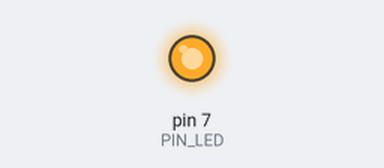
A sketch run on a simulated Arduino Uno, built with avr-gcc and run on an emulated ATmega328P. On the bench: output pins drawn as LEDs (lit = HIGH). What the sketch prints to the serial monitor is not drawn.

Above: at 0.5 s.
At 1.85 s:
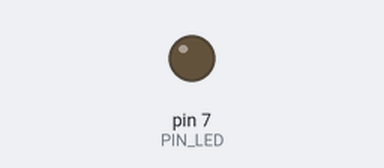
Timing chart, 0 to 3.0 s (numbered marks = the images above):
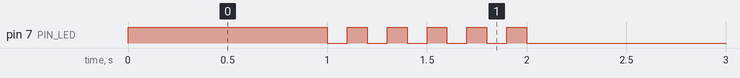

The sketch:

05_practice_2.ino
```cpp
#define PIN_LED 7

void setup() {
  // put your setup code here, to run once:
  Serial.begin(115200);
  pinMode(PIN_LED, OUTPUT);
  Serial.println("Hello World");

}
int mode = 1;
void loop() {
  // put your main code here, to run repeatedly:
  fun(mode);
  mode+=1;
}

void fun(int mode){
  if(mode == 1){
    digitalWrite(PIN_LED,1);
  delay(1000);
  }
  else if(mode == 2){
    for(int i = 0; i < 5;i++){
    digitalWrite(PIN_LED,0);
    delay(100);
    digitalWrite(PIN_LED,1);
    delay(100);
    }
  }
  else{
    digitalWrite(PIN_LED,0);
  delay(1000);
  }
}
```

Measured:
- by itself, pin 7 (PIN_LED): repeats every 0.20 s: LOW 0.10 s, HIGH 0.10 s, until it stays LOW from 2.0 s
